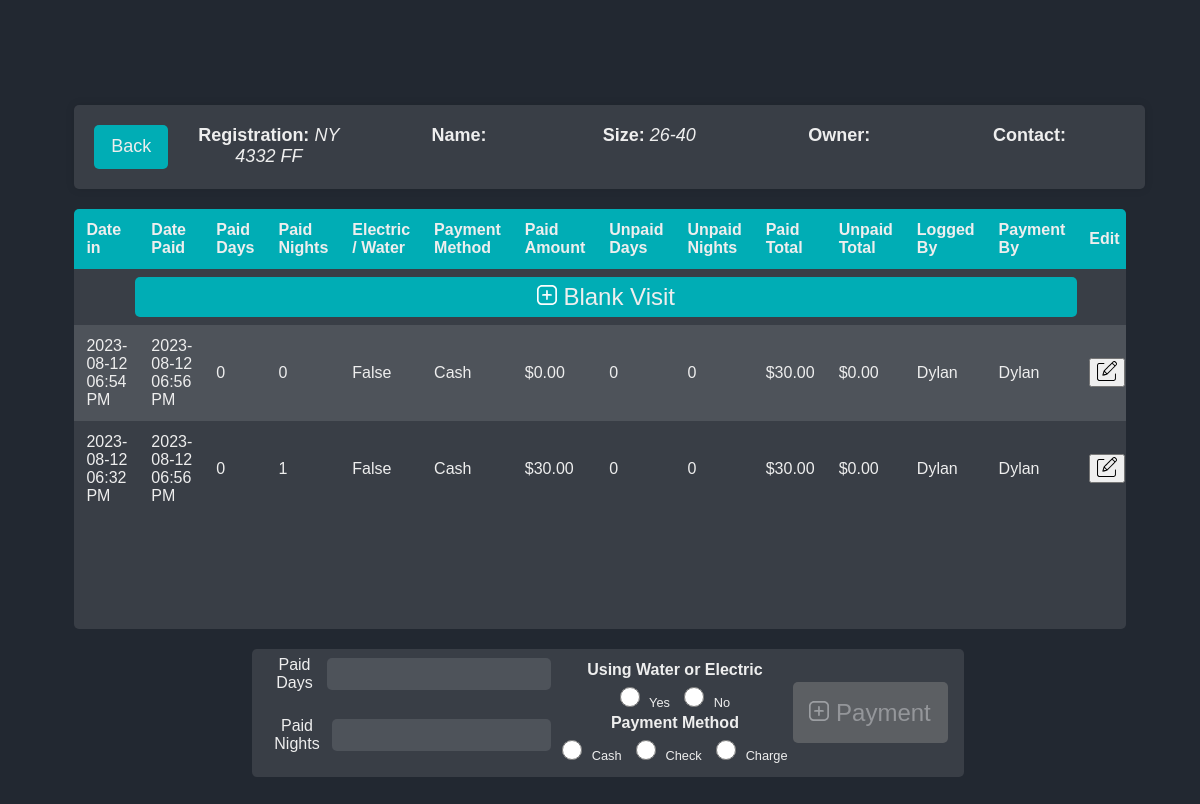
Screenshot of /visits?id=4 (signed in) with the database file from the repository.
### website/models.py (models this page shows)
class Boat(db.Model):
    id = db.Column(db.Integer, primary_key=True)
    boat_reg = db.Column(db.String(150), unique=True)
    sanitized_boat_reg = db.Column(db.String(150), unique=True)
    boat_name = db.Column(db.String(150))
    sanitized_boat_name = db.Column(db.String(150))
    phone_number = db.Column(db.String(150))
    sanitized_phone_number = db.Column(db.String(150))
    owner_name = db.Column(db.String(150))
    sanitized_owner_name = db.Column(db.String(150))
    boat_size = db.Column(db.Integer)
    email = db.Column(db.String(150))
    zipcode = db.Column(db.String(150))
    visits = db.relationship('Visit', backref='boat')
    current_boats_id = db.Column(db.Integer, db.ForeignKey('current_boats.id'))
    total_paid_days = db.Column(db.Integer)
    total_paid_nights = db.Column(db.Integer)
    total_unpaid_days = db.Column(db.Integer)
    total_unpaid_nights = db.Column(db.Integer)
    paid_until = db.Column(db.String(150))

class Visit(db.Model):
    id = db.Column(db.Integer, primary_key=True)
    logged_by = db.Column(db.Integer, db.ForeignKey('user.id'))
    payment_by = db.Column(db.Integer, db.ForeignKey('user.id'))
    logged_by_user = db.relationship('User', foreign_keys=[logged_by], back_populates='logged_visits')
    payment_by_user = db.relationship('User', foreign_keys=[payment_by], back_populates='paid_visits')
    date_in = db.Column(db.String(150))
    date_paid = db.Column(db.String(150))
    paid_amount = db.Column(db.Float)
    paid_days = db.Column(db.Integer)
    paid_nights = db.Column(db.Integer)
    paid_enw = db.Column(db.Boolean)
    paid_with = db.Column(db.String(150))
    unpaid_days = db.Column(db.Integer)
    unpaid_nights = db.Column(db.Integer)
    total = db.Column(db.Float)
    unpaid_total = db.Column(db.Float)
    boat_id = db.Column(db.Integer, db.ForeignKey('boat.id'))

class User(db.Model, UserMixin):
    id = db.Column(db.Integer, primary_key=True)
    email = db.Column(db.String(150), unique=True)
    password = db.Column(db.String(150))
    first_name = db.Column(db.String(150))
    logged_visits = db.relationship('Visit', foreign_keys='Visit.logged_by', back_populates='logged_by_user')
    paid_visits = db.relationship('Visit', foreign_keys='Visit.payment_by', back_populates='payment_by_user')

### website/views.py (the view, shortened to what this page needs)
@views.route('/visits' , methods=['GET','POST'])
@login_required
def visits():
    form = PaymentForm()
    delete_visit_form = DeleteVisitForm()
    button_pressed = request.form.get('submit-button')
    selected_row_id = request.form.get('selectedRowId')
    print("Button pressed is: " + str(button_pressed))
    print("Selected row ID is:", selected_row_id)
    boat = getBoatById(request.args.get('id', ''))
    sorted_visits = sorted(boat.visits, key=sort_key, reverse=True)
    if button_pressed == "search":
        form.date_paid.data = datetime.now(timezone.utc)
        form.date_in.data = Visit.query.get(selected_row_id).date_in
    if not boat:
        flash("Bad Boat ID", category='error')
    boat = getBoatById(request.args.get('id', ''))
    sorted_visits = sorted(boat.visits, key=sort_key, reverse=True)
    return render_template("visits.html", form=form, boat=boat, visits=sorted_visits, delete_form=delete_visit_form)

### website/forms.py
class PaymentForm(FlaskForm):
    selectedRowId = HiddenField("Feild 1")
    date_in = StringField('Date In', validators=[DataRequired()])
    date_paid = StringField('Date Paid', validators=[DataRequired()])
    paid_days = StringField('Paid Days', validators=[DataRequired()])
    paid_nights = StringField('Paid Nights', validators=[DataRequired()])
    unpaid_days = StringField('Unpaid Days')
    unpaid_nights = StringField('Unpaid Nights')
    paid_enw = RadioField('Electric / Water', choices=[('Yes','Yes'), ('No', 'No') ] , validators=[DataRequired()])
    paid_with  = RadioField('Payment Method', choices=[('Cash','Cash'), ('Check', 'Check'), ('Charge', 'Charge') ] , validators=[DataRequired()])
    submit = SubmitField('Submit')

class DeleteVisitForm(FlaskForm):
    selecteddeleteRowId = HiddenField("Field 1")

### website/functions.py (called while the page is built)
def sort_key(visit):
    if visit.date_in is None:
        return datetime.min
    return datetime.strptime(visit.date_in, '%Y-%m-%d %H:%M:%S.%f+00:00')

def getBoatById(id):
    boat = Boat.query.get(id)
    if boat is None:
        flash('No boat with given ID found', 'error')
        return None
    else:
        return boat

### website/templates/visits.html (shortened to what this page needs)
{% extends "base.html" %}
{% block head %}
  <link rel="stylesheet" href="static/form-styles.css">
{% endblock %}
{% block styles %}static/visit-styles.css{% endblock %}
{% block content%}
<div id="boat-info" class="boat-info-container {% if not boat.total_unpaid_nights == None and boat.total_unpaid_nights > 0 %}red-tint{%elif not boat.total_unpaid_days == None and boat.total_unpaid_days > 0%} yellow-tint {% endif %}">
  <a href="{{ url_for('views.log_boat', boat_reg=boat.boat_reg, boat_name=boat.boat_name, phone_number=boat.phone_number, id=boat.id) }}" id="home-btn">Back</a>
  <div class="boat-info-item"><h3><span><b>Registration:</b> </span><em>{{boat.boat_reg}}</em></h3></div>
  <div class="boat-info-item"><h3><span><b>Name:</b> </span><em>{{boat.boat_name}}</em></h3></div>
  <div class="boat-info-item"><h3><span><b>Size:</b> </span><em>{{boat.boat_size}}</em></h3></div>
  <div class="boat-info-item"><h3><span><b>Owner:</b> </span><em>{{boat.owner_name}}</em></h3></div>
  <div class="boat-info-item"><h3><span><b>Contact:</b> </span><em>{{boat.phone_number}}</em></h3></div>
</div>
<div id="main-container">
    <div id="left-container" style="flex: 1;">
            <div id="table-container">
                <table id="search-results">
                <thead>
                    <tr>
                    <th>Date in</th>
                    <th>Date Paid</th>
                    <th>Paid Days</th>
                    <th>Paid Nights</th>
                    <th>Electric / Water</th>
                    <th>Payment Method</th>
                    <th>Paid Amount</th>
                    <th>Unpaid Days</th>
                    <th>Unpaid Nights</th>
                    <th>Paid Total</th>
                    <th>Unpaid Total</th>
                    <th>Logged By</th>
                    <th>Payment By</th>
                    <th>Edit</th>
                    </tr>
                </thead>
                <tbody>
                    <tr class="add-blank-visit" id="add-blank-visit">
                      <td colspan="14">
                          <form method="POST">
                            <button type="submit" class="btn btn-primary add-blank-visit-button" name="submit-button" value="add_new">
                              <img src="static/more.svg" alt="Add-blank-visit" width="20" height="20">
                              Blank Visit
                            </button>
                          </form>
                      </td>
                    </tr>
                    {% for visit in visits%}
                    <tr id="row-{{ visit.id }}" {% if not visit.unpaid_nights == None and visit.unpaid_nights > 0 %}class="red-tint"{%elif not visit.unpaid_days == None and visit.unpaid_days > 0%} class="yellow-tint" {% endif %}>
                      <form class="edit-form" method="POST" action="{{ url_for('views.update_payment', visitid=visit.id, id=boat.id) }}">
                        <td class="editable">
                          <div style="display: flex; align-items: center;">
                            <span class="text">{{ visit.date_in | utc_to_est}}</span>
                          </div>
                        </td>
                        <td class="editable">
                          <span class="text">{{ visit.date_paid | utc_to_est}}</span>
                        </td>
                        <td class="editable">
                          <span class="text">{{ visit.paid_days }}</span>
                          </td>
                        <td class="editable">
                          <span class="text">{{ visit.paid_nights }}</span>
                          </td>
                        <td class="editable">
                          <span class="text">{{ visit.paid_enw }}</span>
                          </td>
                        <td class="editable">
                          <span class="text">{{ visit.paid_with }}</span>
                          </td>
                          <td>
                            {% if visit.paid_amount == None %}
                              $0
                            {% else %}
                              ${{visit.paid_amount}}0
                            {% endif%}
                          </td>
                          <td class="editable">
                            <span class="text">{{ visit.unpaid_days  }}</span>
                          </td>
                          <td class="editable">
                            <span class="text">{{ visit.unpaid_nights  }}</span>
                          </td>
                          <td>
                            {% if visit.total == None %}
                              $0
                            {% else %}
                              ${{visit.total}}0
                            {% endif%}
                          </td>
                          <td>
                            {% if visit.unpaid_total == None %}
                              $0
                            {% else %}
                              ${{visit.unpaid_total}}0
                            {% endif%}
                          </td>
                          <td>
                            {% if visit.logged_by == None %}
                                None
                            {% else %}
                                {{ visit.logged_by|userID_to_name }}
                            {% endif %}
                          </td>
                          <td>
                            {% if visit.payment_by == None %}
                                None
                            {% else %}
                                {{ visit.payment_by|userID_to_name }}
                            {% endif %}
                          </td>
                          <td>
                            <button type="button" class="edit-button">
                              <img src="static/edit.svg" alt="Edit" width="20" height="20">
                            </button>
                          </td>
                      </form>
                    </tr>
                    {% endfor %}
                </tbody>
                </table>
            </div>
            </div>
    </div>
    <div id="right-container">
        <form method="POST" id="search">
          <div id="search-container" style="height: 7em;">
            <div>
                <div class="form-group">
                    {{ form.paid_days.label }}
                    {{ form.paid_days(class="form-control") }}
                </div>
                <div class="form-group">
                    {{ form.paid_nights.label }}
                    {{ form.paid_nights(class="form-control") }}
                </div>
            </div>
            <div class="radio-container">
                <div>
                    <h4 class="custom-heading">Using Water or Electric</h4>
                    {% for subfield in form.paid_enw %}
                        {{ subfield(class="form-check-input") }} {{ subfield.label(class="form-check-label") }}
                    {% endfor %}
                </div>
                <div>
                    <h4 class="custom-heading">Payment Method</h4>
                    {% for subfield in form.paid_with %}
                        {{ subfield(class="form-check-input") }} {{ subfield.label(class="form-check-label") }}
                    {% endfor %}
                </div>
            </div>
            <div>
              <div id="button-container">
                <button type="submit" class="btn btn-primary" id="login-btn" name="submit-button" value="search" >
                    <div >
                        <img src="static/more.svg" alt="Add-visit" width="20" height="20">
                        Payment
                    </div>
                </button>
            </div>
            </div>
          </div>
        </form>
</div>
{%endblock%}

### website/static/visit-styles.css (style rules this page uses)
body { margin: 0; padding: 1em; font-family: Arial, sans-serif; background-color: #222831; color: #eeeeee; height: 100%; overflow: auto; display: flex; flex-direction: column; }
#main-container { display: flex; justify-content: space-between; padding: 1.25em; box-sizing: border-box; flex-wrap: wrap; }
#left-container, #right-container { flex: 1; max-height: 100%; overflow: auto; box-sizing: border-box; }
#right-container { padding: 1.25em; }
#search-container { display: flex; flex-direction: column; align-items: center; margin-bottom: 1.25em; }
input[type="text"] { margin: 0.5em; width: 100%; max-width: 18.75em; }
table { background-color: #393e46; border-collapse: collapse; width: 100%; }
th, td { padding: 0.75em; text-align: left; }
th { background-color: #00adb5; }
tr:nth-child(even) { background-color: #4e535a; }
#button-container { display: flex; justify-content: center; }
#login-btn, #home-btn { font-size: 1.5em; text-align: center; background-color: #00adb5; color: #eeeeee; padding: 1.25em 2.5em; border: none; cursor: pointer; transition: background-color 0.3s ease, transform 0.3s ease; border-radius: 5px; display: inline-block; margin-right: 0.5em; }
#main-container { padding: 0; }

### website/static/form-styles.css (style rules this page uses)
body { background-color: #222831; font-family: 'Arial', sans-serif; margin: 0; display: flex; justify-content: center; align-items: center; height: 100vh; }
.form-group { margin-bottom: 1em; display: flex; justify-content: center; align-items: center; }
.form-group label { display: block; color: #eeeeee; }
.form-check-input, .form-check-label { display: inline-block; margin-right: 0.625em; }
.form-check-input { width: auto; height: auto; }
input[type='radio'] { width: 1.5625em; height: 1.5625em; }
.form-group input { width: 100%; padding: 0.625em; border: none; border-radius: 5px; }
.form-control { background-color: #393e46; color: #eeeeee; }
.form-control::placeholder { color: #adb5bd; }
.btn-primary, #update-btn { font-size: 1.5em; background-color: #00adb5; margin: auto; color: #eeeeee; padding: 1.25em 2.5em; border: none; cursor: pointer; transition: background-color 0.3s ease, transform 0.3s ease; border-radius: 5px; margin-bottom: 1.25em; }
#home-btn { font-size: 1.125em; background-color: #00adb5; color: #eeeeee; padding: 0.625em 0.9375em; border: none; cursor: pointer; text-decoration: none; transition: background-color 0.3s ease, transform 0.3s ease; border-radius: 5px; display: inline-block; margin-right: 0.3125em; }

### website/templates/visits.html (style rules this page uses)
.boat-info-container { display: flex; flex-wrap: wrap; justify-content: space-between; width: 98%; background: #393e46; padding: 1.25em; margin-bottom: 1.25em; border-radius: 5px; box-shadow: 0px 0px 10px 0px rgba(0,0,0,0.1); }
.boat-info-item { flex: 1; text-align: center; margin: 0 0.3125em; }
.boat-info-item h3, h2 { margin: 0; padding-top: 0; padding-bottom: 0; font-size: 1.125em; color: #eeeeee; font-weight: normal; }
#table-container { padding-bottom: 1.25em; height: 25em; overflow-y: auto; background-color: #393e46; border-radius: 5px; }
tr.add-blank-visit td { padding: 0.5em; text-align: center; }
.add-blank-visit-button { margin-bottom: 0px; width: 90%; padding: 0.25em 0.5em; }
.radio-container { padding: 0px; margin: 0px; }
.radio-container .form-check-input, .radio-container .form-check-label { font-size: 0.8rem; margin-right: 5px; margin-bottom: 0.2em; margin-top: 0em; padding: 0px; }
.custom-heading { font-size: 1em; margin-bottom: 0.5em; margin-top: 0.1em; }
#search-container { background-color: rgb(57, 62, 70); border-radius: 5px; width: 100%; display: flex; justify-content: center; align-items: center; flex-direction: row; padding: 0.5em; }
#search-container input { background-color:#4E535A; }
#right-container { display: flex; justify-content: center; }
#search-container button { padding: 0.7em; margin: 0em; }
#login-btn:disabled { opacity: 0.5; }

### rows the page displays
Boat: boat_reg "NY 4332 FF", boat_size "26-40"
Visit: date_in|utc_to_est "2023-08-12 06:54 PM", date_paid|utc_to_est "2023-08-12 06:56 PM", paid_days "0", paid_nights "0", paid_enw "False", paid_with "Cash", paid_amount "0.0", unpaid_days "0", unpaid_nights "0", total "30.0", unpaid_total "0.0", logged_by|userID_to_name "Dylan", payment_by|userID_to_name "Dylan"
Visit: date_in|utc_to_est "2023-08-12 06:32 PM", date_paid|utc_to_est "2023-08-12 06:56 PM", paid_days "0", paid_nights "1", paid_enw "False", paid_with "Cash", paid_amount "30.0", unpaid_days "0", unpaid_nights "0", total "30.0", unpaid_total "0.0", logged_by|userID_to_name "Dylan", payment_by|userID_to_name "Dylan"

### other values shown
{{ subfield.label(class="form-check-label") }} "Yes" "No"
{{ subfield.label(class="form-check-label") }} "Cash" "Check" "Charge"
